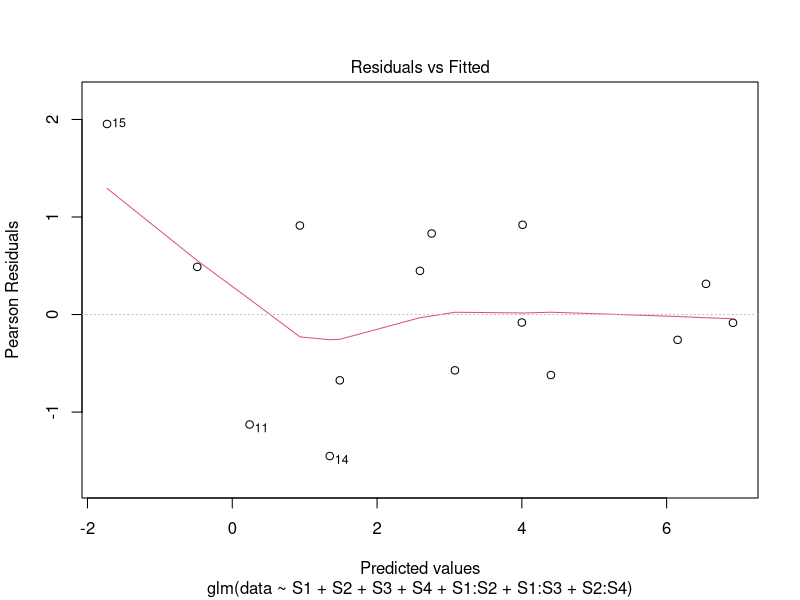
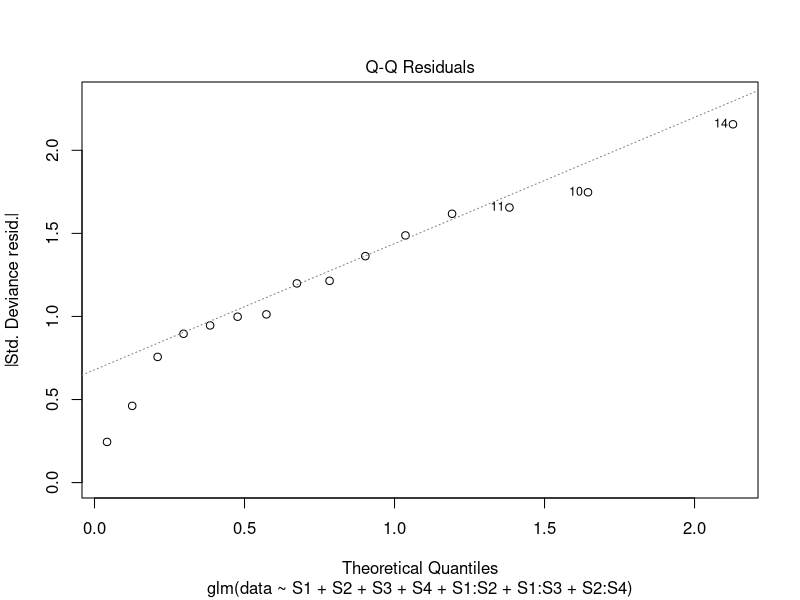
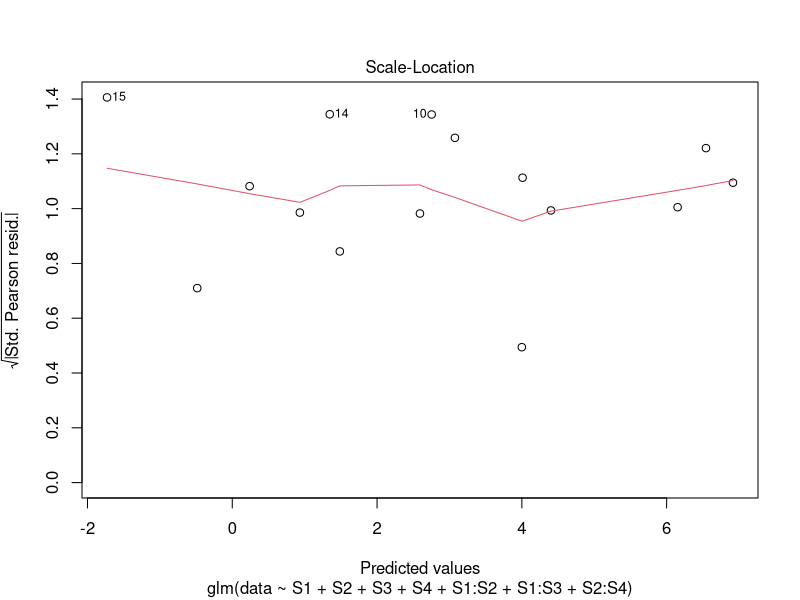
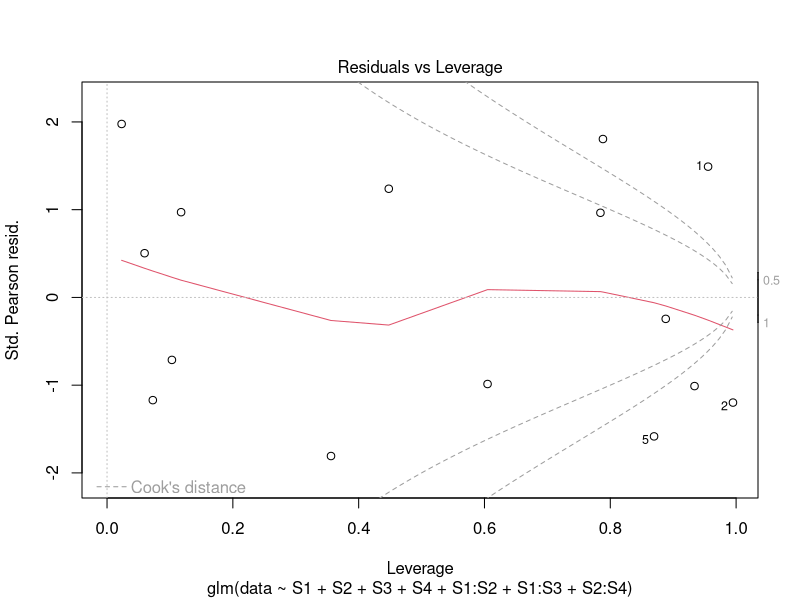

These figures' R source, in order:
# Load package
library(MASS)

# Read in the data
data <- c(703,1006,76,464,19,62,4,54,3,19,0,15,1,1,1)
# S1- Local authority
S1 <- c(0,0,0,0,0,0,0,1,1,1,1,1,1,1,1)
# S2 - Non-government organisation
S2 <- c(0,0,0,1,1,1,1,0,0,0,0,1,1,1,1)
# S3 - Police force
S3 <- c(0,1,1,0,0,1,1,0,0,1,1,0,0,1,1)
# S4 - Government organisation
S4 <- c(1,0,1,0,1,0,1,0,1,0,1,0,1,0,1)

# Initial Model
# fit the initial model without any interaction terms
initial.model <- glm(data~S1+S2+S3+S4,
             family = poisson(link = "log"))
summary(initial.model)
# todo: interpret coefficients

# Adding interaction terms
# fit the full model with interaction terms between each two lists
full.model <- glm(data~S1+S2+S3+S4+S1:S2+S1:S3+S1:S4+S2:S3+S2:S4+S3:S4, 
             family = poisson(link = "log"))
summary(full.model)
# todo : interpret coefficients, which interaction terms are significant?

# Model selection
# Using AIC value as relative goodness of fit in model selection
# stepwise regression in both direction to figure out the best performed model 
# according to the AIC value
step.model <-stepAIC(full.model, direction = "both", trace = TRUE)
summary(step.model)
# todo: interpret coefficients

# todo: decide which absolute goodness of fit should be used for final model
#       and interpret

# Checking model assumptions
# some model diagnostic charts including residual plot and normal q-q plot
plot(step.model)

# Attain the estimate of total population size N
# use intercept to achieve MLE for y0000 and calculate the estimate of the total 
# population size N
beta0 <- step.model$coefficients[1]
y0000 <- exp(beta0)
y0000
N <- sum(data)+y0000
N

# Attain the confidence interval for N
lowerbond <- summary(step.model)$coefficients[1,1]-1.96*summary(step.model)$coefficients[1,2]
upperbond <- summary(step.model)$coefficients[1,1]+1.96*summary(step.model)$coefficients[1,2]
lb_exp <- exp(lowerbond)+sum(data)
ub_exp <- exp(upperbond)+sum(data)
cat("The 95% confidence interval for N is [",lb_exp,",",ub_exp,"].",sep = "")
